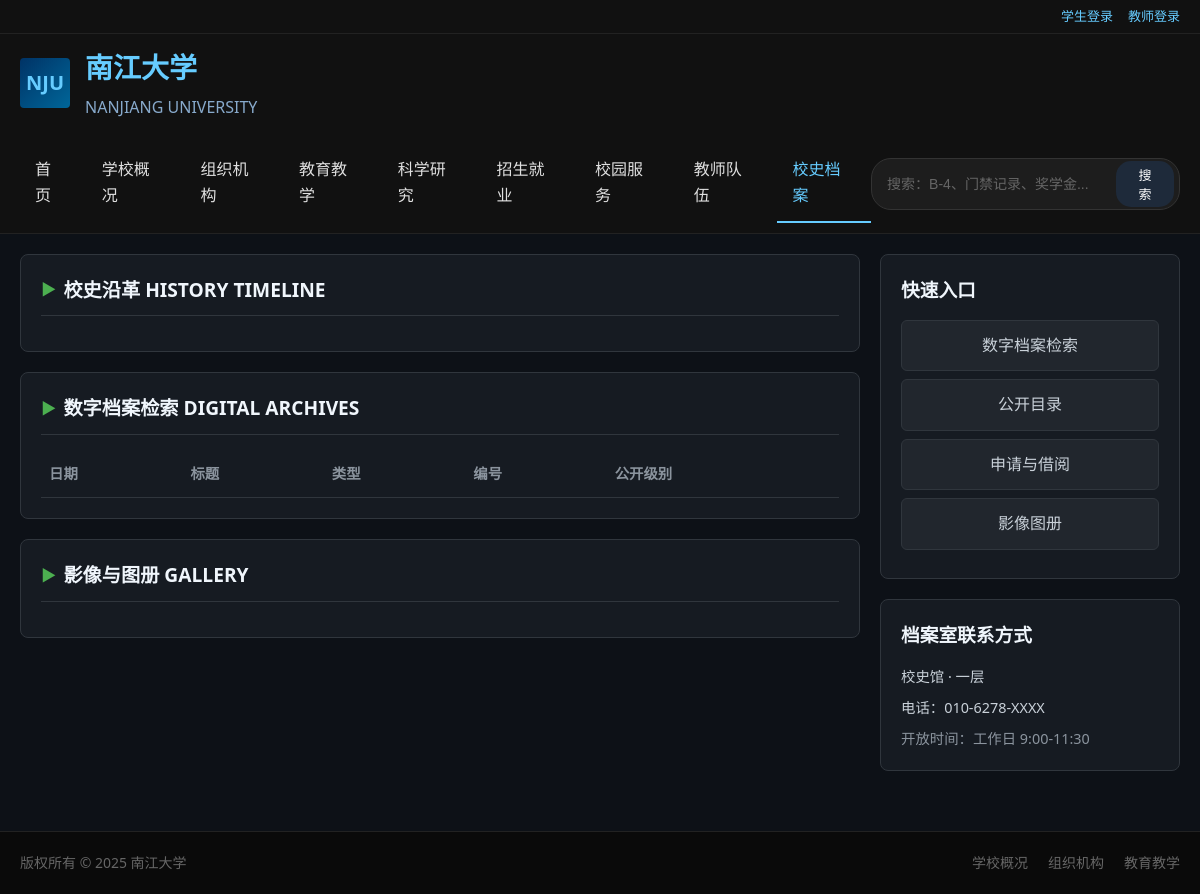
Page /campus/archive/ on the earlier database version.
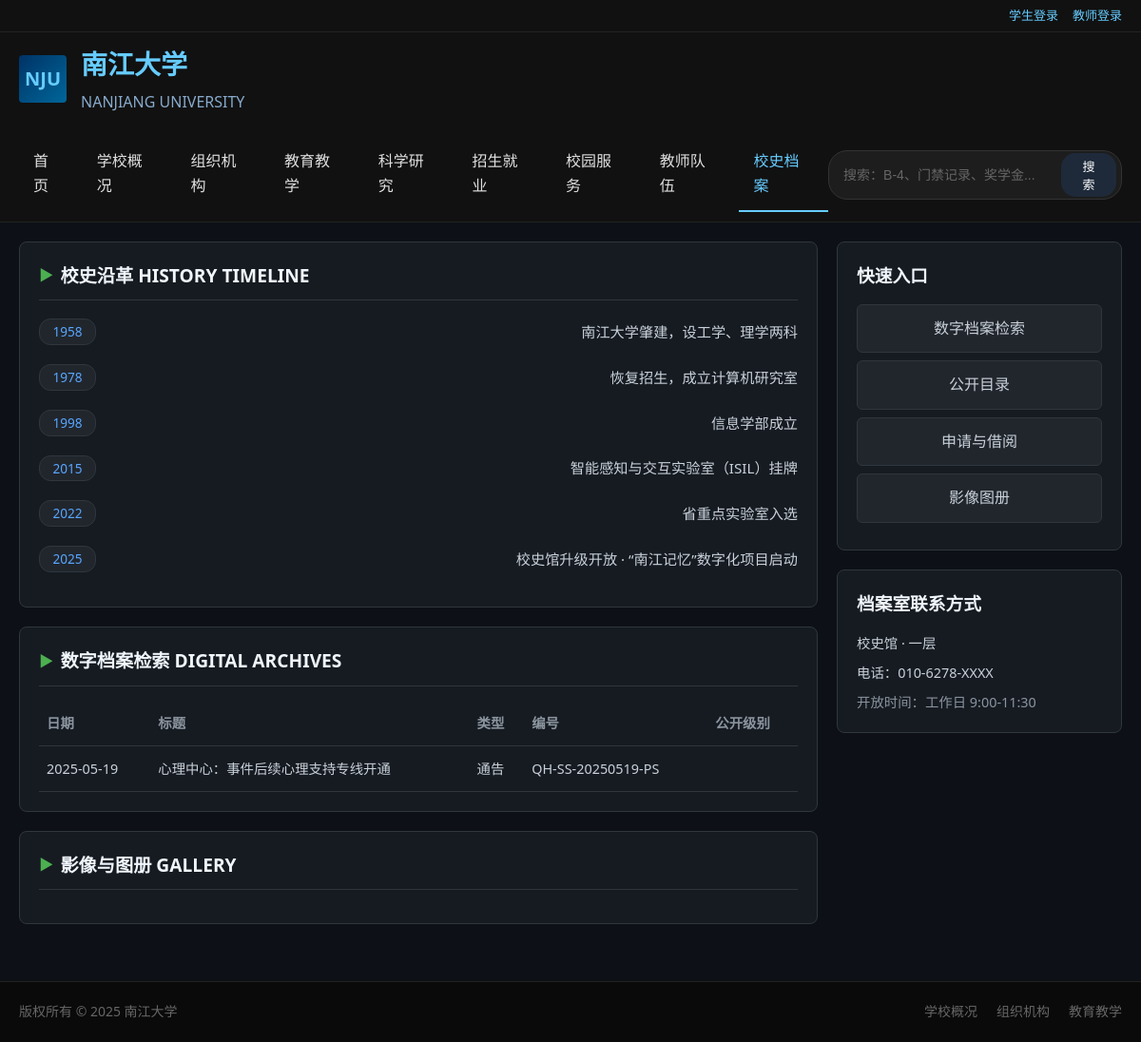
Same page on the later database version.
### campus_archive/models.py (models this page shows, shortened)
class TimelineEvent(models.Model):
    year = models.IntegerField()
    description = models.TextField()
    class Meta:
        verbose_name = "校史事件"
        verbose_name_plural = "校史轴列表"

class Archive(models.Model):
    date = models.DateField()
    title = models.CharField(max_length=200)
    category = models.CharField(max_length=50)
    serial_number = models.CharField(max_length=100)
    access_level = models.CharField(max_length=20)
    class Meta:
        verbose_name = "数字档案"
        verbose_name_plural = "数字档案列表"

### campus_archive/views.py (the view)
# urls.py: path('', views.archive_index, name='archive_index'),
def archive_index(request):
    query = request.GET.get('q')
    if query:
        archives = Archive.objects.filter(title__icontains=query).order_constraint('-date')
    else:
        archives = Archive.objects.all().order_by('-date')
    timeline = TimelineEvent.objects.all()
    context = {
        'archives': archives,
        'timeline': timeline,
    }
    return render(request, 'campus_archive/archive.html', context)

### campus_archive/templates/campus_archive/archive.html (shortened to what this page needs)
{% extends "base.html" %} {% load static %}  {% block extra_head %}
<link rel="stylesheet" href="{% static 'campus_archive/css/archive.css' %}" />
{% endblock %} {% block content %}
<div class="archive-container">
	<main>
		<section class="card">
			<div class="card-header">
				<h2 class="title-group">
					<span class="arrow-icon">▶</span>
					<h2 class="card-title">校史沿革 HISTORY TIMELINE</h2>
				</h2>
			</div>
			<div class="timeline-list">
				{% for event in timeline %}
				<div class="timeline-item">
					<span class="year-tag">{{ event.year }}</span>
					<span class="event-desc">{{ event.description }}</span>
				</div>
				{% endfor %}
			</div>
		</section>
		<section class="card">
			<div class="card-header">
                <h2 class="title-group">
					<span class="arrow-icon">▶</span>
					<h2 class="card-title">数字档案检索 DIGITAL ARCHIVES</h2>
				</h2>
			</div>
			<table class="archive-table">
				<thead>
					<tr>
						<th>日期</th>
						<th>标题</th>
						<th>类型</th>
						<th>编号</th>
						<th>公开级别</th>
					</tr>
				</thead>
				<tbody>
					{% for record in archives %}
					<tr
						class="{% if record.access_level == 'excerpt' %}row-highlight{% endif %}"
					>
						<td>{{ record.date|date:"Y-m-d" }}</td>
						<td>{{ record.title }}</td>
						<td>{{ record.category }}</td>
						<td>{{ record.serial_number }}</td>
						<td>{{ record.get_access_level_display }}</td>
					</tr>
					{% endfor %}
				</tbody>
			</table>
		</section>
		<section class="card">
			<div class="card-header">
                <h2 class="title-group">
					<span class="arrow-icon">▶</span>
					<h2 class="card-title">影像与图册 GALLERY</h2>
				</h2>
			</div>
		</section>
	</main>
	<aside>
		<div class="card">
			<h3 style="color: #f0f6fc; margin-bottom: 15px">快速入口</h3>
			<a href="#" class="side-nav-btn">数字档案检索</a>
			<a href="#" class="side-nav-btn">公开目录</a>
			<a href="#" class="side-nav-btn">申请与借阅</a>
			<a href="#" class="side-nav-btn">影像图册</a>
		</div>
		<div class="card">
			<h3 style="color: #f0f6fc; margin-bottom: 15px">档案室联系方式</h3>
			<p style="font-size: 0.9rem; margin-bottom: 8px">校史馆 · 一层</p>
			<p style="font-size: 0.9rem; margin-bottom: 8px">电话：010-6278-XXXX</p>
			<p style="font-size: 0.9rem; color: var(--text-dim)">
				开放时间：工作日 9:00-11:30
			</p>
		</div>
	</aside>
</div>
{% endblock %}

### templates/base.html (shortened to what this page needs)
{% load static %}
<!DOCTYPE html>
<html lang="zh-CN">
	<head>
		<link rel="stylesheet" href="{% static 'css/global.css' %}" />
		{% block extra_head %}{% endblock %}
	</head>
	<body>
		<div class="status-bar">
			<div class="status-container">
				<div class="login-status">
					<a href="#">学生登录</a>
					<a href="#">教师登录</a>
				</div>
			</div>
		</div>
		<header class="university-header">
			<div class="header-container">
				<div class="university-brand">
					<div class="logo-placeholder">NJU</div>
					<div class="university-titles">
						<h1>南江大学</h1>
						<h2>NANJIANG UNIVERSITY</h2>
					</div>
				</div>
			</div>
		</header>
		<nav class="main-navigation">
			<div class="nav-container">
				<ul class="nav-menu">
					<li>
						<a href="{% url 'campus:campus_index' %}" class="{% if request.path == '/campus/index' %}active{% endif %}">首页</a>
					</li>
					<li><a href="/campus/info/about/" class="{% if '/info/about/' in request.path %}active{% endif %}">学校概况</a></li>
					<li><a href="#">组织机构</a></li>
					<li><a href="#">教育教学</a></li>
					<li><a href="#">科学研究</a></li>
					<li><a href="#">招生就业</a></li>
					<li><a href="#">校园服务</a></li>
					<li><a href="#">教师队伍</a></li>
					<li><a href="{% url 'archive:archive_index' %}"  class="{% if '/campus/archive/' in request.path %}active{% endif %}">校史档案</a></li>
				</ul>
				<div class="search-container">
					<div class="search-box">
						<input type="text" placeholder="搜索：B-4、门禁记录、奖学金..." />
						<button>搜索</button>
					</div>
				</div>
			</div>
		</nav>
		{% block content %}{% endblock %}
		<footer class="main-footer">
            <div class="footer-container">
                <div class="footer-left">
                    <p>版权所有 © 2025 南江大学</p>
                </div>
                <div class="footer-right">
                    <ul class="footer-links">
                        <li><a href="/campus/info/about/">学校概况</a></li>
                        <li><a href="/campus/info/org/">组织机构</a></li>
                        <li><a href="#">教育教学</a></li>
                    </ul>
                </div>
            </div>
        </footer>
	</body>
</html>

### static/css/global.css (style rules this page uses)
* { margin: 0; padding: 0; box-sizing: border-box; }
body { font-family: "Microsoft YaHei", "Segoe UI", sans-serif; background-color: #0a0a0a; color: #e0e0e0; line-height: 1.6; min-height: 100vh; overflow-x: hidden; }
.status-bar { background-color: #111; padding: 6px 0; font-size: 13px; color: #aaa; border-bottom: 1px solid #222; position: fixed; top: 0; width: 100%; z-index: 1000; }
.status-container { max-width: 1400px; margin: 0 auto; display: flex; justify-content: flex-end; padding: 0 20px; }
.login-status { display: flex; gap: 15px; }
.login-status a { color: #66ccff; text-decoration: none; }
.university-header { background-color: #111; padding: 15px 0; margin-top: 30px; border-bottom: 2px solid #003366; border-bottom: none; }
.header-container { max-width: 1400px; margin: 0 auto; display: flex; justify-content: space-between; align-items: center; padding: 0 20px; }
.university-brand { display: flex; align-items: center; gap: 15px; }
.logo-placeholder { width: 50px; height: 50px; background: linear-gradient(135deg, #003366, #006699); border-radius: 4px; display: flex; align-items: center; justify-content: center; font-weight: bold; font-size: 20px; color: #66ccff; }
.university-titles h1 { color: #66ccff; font-size: 28px; margin-bottom: 5px; }
.university-titles h2 { color: #88aacc; font-size: 16px; font-weight: normal; }
.search-container { display: flex; }
.search-box { display: flex; background-color: rgba(255, 255, 255, 0.05); border: 1px solid #333; border-radius: 20px; overflow: hidden; padding: 2px 5px 2px 15px; align-items: center; }
.search-box input { background: transparent; border: none; padding: 6px 0; color: #888; width: 220px; font-size: 14px; }
.search-box input::placeholder { color: #666; }
.search-box button { background-color: #1e2a3a; color: #fff; border: none; padding: 4px 16px; cursor: pointer; font-size: 13px; border-radius: 15px; margin-left: 10px; transition: background 0.3s; }
.main-navigation { background-color: #111; border-bottom: 1px solid #222; position: sticky; top: 30px; z-index: 999; }
.nav-container { max-width: 1400px; margin: 0 auto; display: flex; justify-content: space-between; align-items: center; padding: 10px 20px; }
.nav-menu { display: flex; list-style: none; gap: 5px; }
.nav-menu li { position: relative; display: flex; align-items: center; }
.nav-menu a { display: block; color: #e0e0e0; text-decoration: none; padding: 12px 15px; font-size: 16px; transition: color 0.3s ease; position: relative; border-bottom: 2px solid transparent; }
.nav-menu a.active { color: #66ccff; border-bottom: 2px solid #66ccff; }
.main-footer { background-color: #0a0a0a; border-top: 1px solid #222; padding: 20px 0; margin-top: 40px; color: #666; font-size: 14px; }
.footer-container { max-width: 1400px; margin: 0 auto; display: flex; justify-content: space-between; align-items: center; padding: 0 20px; }
.footer-links { list-style: none; display: flex; gap: 20px; }
.footer-links a { color: #666; text-decoration: none; transition: color 0.2s; }
.main-footer p { margin: 0; text-align: left; }
.card-header { color: #66ccff; font-size: 18px; padding-bottom: 10px; margin-bottom: 15px; border-bottom: 1px solid #333; display: flex; align-items: center; }

Differences in the rows shown:
added TimelineEvent: year "1958", description "南江大学肇建，设工学、理学两科"
added TimelineEvent: year "1978", description "恢复招生，成立计算机研究室"
added TimelineEvent: year "1998", description "信息学部成立"
added TimelineEvent: year "2015", description "智能感知与交互实验室（ISIL）挂牌"
added TimelineEvent: year "2022", description "省重点实验室入选"
added TimelineEvent: year "2025", description "校史馆升级开放 · “南江记忆”数字化项目启动"
added Archive: date "2025-05-19", title "心理中心：事件后续心理支持专线开通", category "通告", serial_number "QH-SS-20250519-PS"
